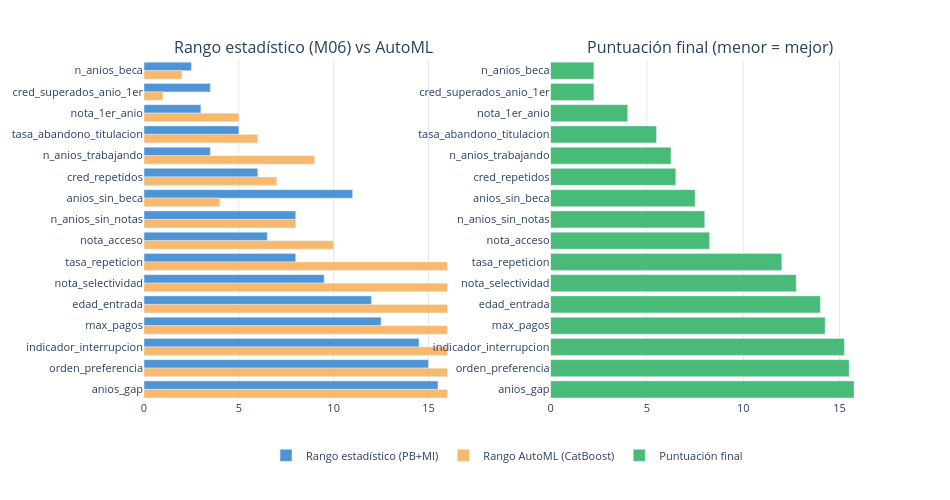

Here is the notebook cell this chart was saved with:
### Markdown cell above
---
### 📖 El gráfico comparativo — cómo leer los dos rankings juntos

Cada barra representa una feature. Las barras azules son el rango estadístico (M06),
las naranjas el rango del AutoML.

**Qué buscar:**
- Barras azul y naranja de altura similar → ambas fuentes coinciden. Evidencia sólida.
- Barra azul baja pero naranja alta → estadísticamente relevante pero el AutoML no la usó mucho.
  Puede ser porque otra feature correlacionada "se la come" en los árboles.
- Barra naranja baja pero azul alta → el AutoML la usa mucho pero la estadística clásica
  no la detecta. Probablemente tiene una relación no lineal con el target.

### Code cell
# ============================================================================
# CELDA 5: GRÁFICO COMPARATIVO DE RANGOS (Plotly interactivo)
# ============================================================================
# Panel izquierdo: rango estadístico (M06) vs rango AutoML por feature.
# Panel derecho: puntuación final ordenada.
# Colores por decisión final.
# ============================================================================

COLOR_SEL  = '#3182ce'   # azul proyecto — seleccionada
COLOR_REV  = '#dd6b20'   # naranja — revisar VIF
COLOR_CUAR = '#a0aec0'   # gris — cuarentena
MAPA_COLOR = {'SELECCIONADA': COLOR_SEL,
               'REVISAR_VIF':  COLOR_REV,
               'CUARENTENA':   COLOR_CUAR}

df_plot = df.sort_values('puntuacion_final')
colores  = [MAPA_COLOR[d] for d in df_plot['decision']]

fig = make_subplots(
    rows=1, cols=2,
    subplot_titles=(
        'Rango estadístico (M06) vs AutoML',
        'Puntuación final (menor = mejor)'
    ),
    horizontal_spacing=0.12
)

# Panel izquierdo — barras agrupadas
fig.add_trace(go.Bar(
    name='Rango estadístico (PB+MI)',
    y=df_plot['feature'],
    x=df_plot['rango_medio'],
    orientation='h',
    marker_color=COLOR_SEL,
    opacity=0.85,
    hovertemplate='<b>%{y}</b><br>Rango M06: %{x:.1f}<extra></extra>'
), row=1, col=1)

fig.add_trace(go.Bar(
    name='Rango AutoML (CatBoost)',
    y=df_plot['feature'],
    x=df_plot['rango_automl'],
    orientation='h',
    marker_color='#f6ad55',
    opacity=0.85,
    hovertemplate='<b>%{y}</b><br>Rango AutoML: %{x}<extra></extra>'
), row=1, col=1)

# Panel derecho — puntuación final
fig.add_trace(go.Bar(
    name='Puntuación final',
    y=df_plot['feature'],
    x=df_plot['puntuacion_final'],
    orientation='h',
    marker_color=['#48bb78' if d == 'SELECCIONADA' else
                  '#dd6b20' if d == 'REVISAR_VIF' else
                  '#a0aec0' for d in df_plot['decision']],
    hovertemplate=(
        '<b>%{y}</b><br>'
        'Puntuación: %{x:.1f}<br>'
        '<extra></extra>'
    )
), row=1, col=2)

fig.update_layout(
    height=max(500, n_features * 28),
    width=950,
    margin=dict(t=60, b=100),
    barmode='group',
    legend=dict(orientation='h', yanchor='top', y=-0.12, xanchor='center', x=0.5),
    font=dict(size=11),
    plot_bgcolor='white',
    paper_bgcolor='white',
)
fig.update_xaxes(showgrid=True, gridcolor='#e2e8f0')
fig.update_yaxes(autorange='reversed')

fig.show()
print('Gráfico comparativo generado')
IMG_COMPARATIVO = fig.to_html(full_html=False, include_plotlyjs='cdn')

### Figure 1 — Plotly figure (JSON) as saved in the notebook; plotly's stock layout.template omitted (floating-point values rounded to 4 significant figures)
{"data": [{"hovertemplate": "<b>%{y}</b><br>Rango M06: %{x:.1f}<extra></extra>", "marker": {"color": "#3182ce"}, "name": "Rango estadístico (PB+MI)", "opacity": 0.85, "orientation": "h", "type": "bar", "x": [2.5, 3.5, 3.0, 5.0, 3.5, 6.0, 11.0, 8.0, 6.5, 8.0, 9.5, 12.0, 12.5, 14.5, 15.0, 15.5], "xaxis": "x", "y": ["n_anios_beca", "cred_superados_anio_1er", "nota_1er_anio", "tasa_abandono_titulacion", "n_anios_trabajando", "cred_repetidos", "anios_sin_beca", "n_anios_sin_notas", "nota_acceso", "tasa_repeticion", "nota_selectividad", "edad_entrada", "max_pagos", "indicador_interrupcion", "orden_preferencia", "anios_gap"], "yaxis": "y"}, {"hovertemplate": "<b>%{y}</b><br>Rango AutoML: %{x}<extra></extra>", "marker": {"color": "#f6ad55"}, "name": "Rango AutoML (CatBoost)", "opacity": 0.85, "orientation": "h", "type": "bar", "x": [2, 1, 5, 6, 9, 7, 4, 8, 10, 16, 16, 16, 16, 16, 16, 16], "xaxis": "x", "y": ["n_anios_beca", "cred_superados_anio_1er", "nota_1er_anio", "tasa_abandono_titulacion", "n_anios_trabajando", "cred_repetidos", "anios_sin_beca", "n_anios_sin_notas", "nota_acceso", "tasa_repeticion", "nota_selectividad", "edad_entrada", "max_pagos", "indicador_interrupcion", "orden_preferencia", "anios_gap"], "yaxis": "y"}, {"hovertemplate": "<b>%{y}</b><br>Puntuación: %{x:.1f}<br><extra></extra>", "marker": {"color": ["#48bb78", "#48bb78", "#48bb78", "#48bb78", "#48bb78", "#48bb78", "#48bb78", "#48bb78", "#48bb78", "#48bb78", "#48bb78", "#48bb78", "#48bb78", "#48bb78", "#48bb78", "#48bb78"]}, "name": "Puntuación final", "orientation": "h", "type": "bar", "x": [2.25, 2.25, 4.0, 5.5, 6.25, 6.5, 7.5, 8.0, 8.25, 12.0, 12.75, 14.0, 14.25, 15.25, 15.5, 15.75], "xaxis": "x2", "y": ["n_anios_beca", "cred_superados_anio_1er", "nota_1er_anio", "tasa_abandono_titulacion", "n_anios_trabajando", "cred_repetidos", "anios_sin_beca", "n_anios_sin_notas", "nota_acceso", "tasa_repeticion", "nota_selectividad", "edad_entrada", "max_pagos", "indicador_interrupcion", "orden_preferencia", "anios_gap"], "yaxis": "y2"}], "layout": {"annotations": [{"font": {"size": 16}, "showarrow": false, "text": "Rango estadístico (M06) vs AutoML", "x": 0.22, "xanchor": "center", "xref": "paper", "y": 1.0, "yanchor": "bottom", "yref": "paper"}, {"font": {"size": 16}, "showarrow": false, "text": "Puntuación final (menor = mejor)", "x": 0.78, "xanchor": "center", "xref": "paper", "y": 1.0, "yanchor": "bottom", "yref": "paper"}], "barmode": "group", "font": {"size": 11}, "height": 500, "legend": {"orientation": "h", "x": 0.5, "xanchor": "center", "y": -0.12, "yanchor": "top"}, "margin": {"b": 100, "t": 60}, "paper_bgcolor": "white", "plot_bgcolor": "white", "width": 950, "xaxis": {"anchor": "y", "domain": [0.0, 0.44], "gridcolor": "#e2e8f0", "showgrid": true}, "xaxis2": {"anchor": "y2", "domain": [0.56, 1.0], "gridcolor": "#e2e8f0", "showgrid": true}, "yaxis": {"anchor": "x", "autorange": "reversed", "domain": [0.0, 1.0]}, "yaxis2": {"anchor": "x2", "autorange": "reversed", "domain": [0.0, 1.0]}}}
